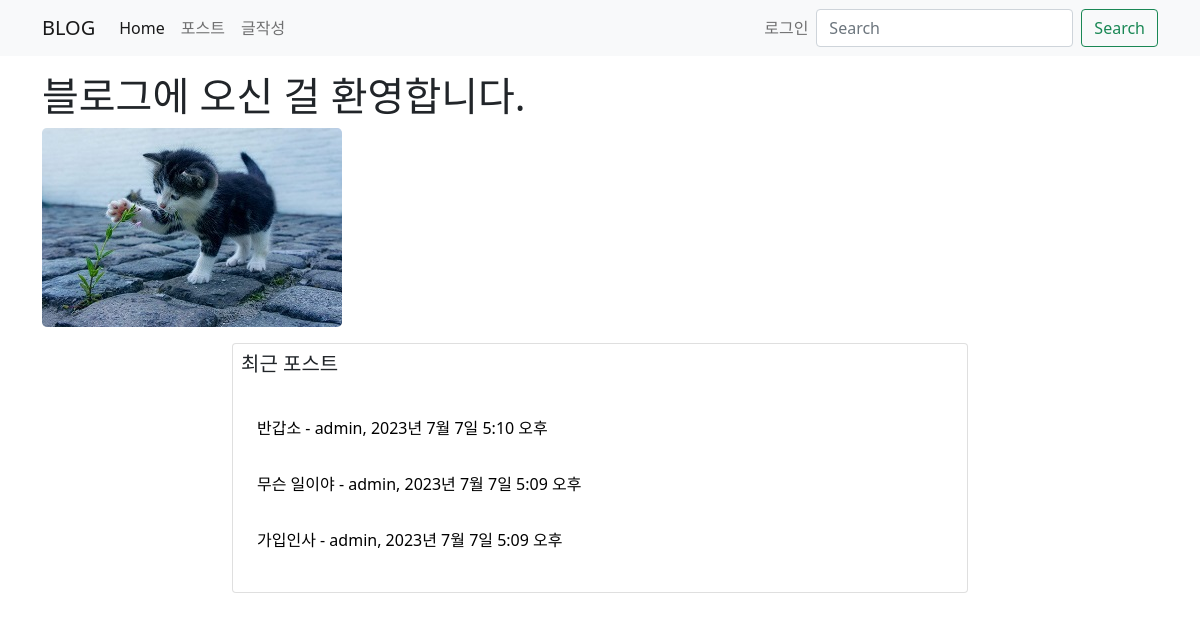
Before: / with the older database file.
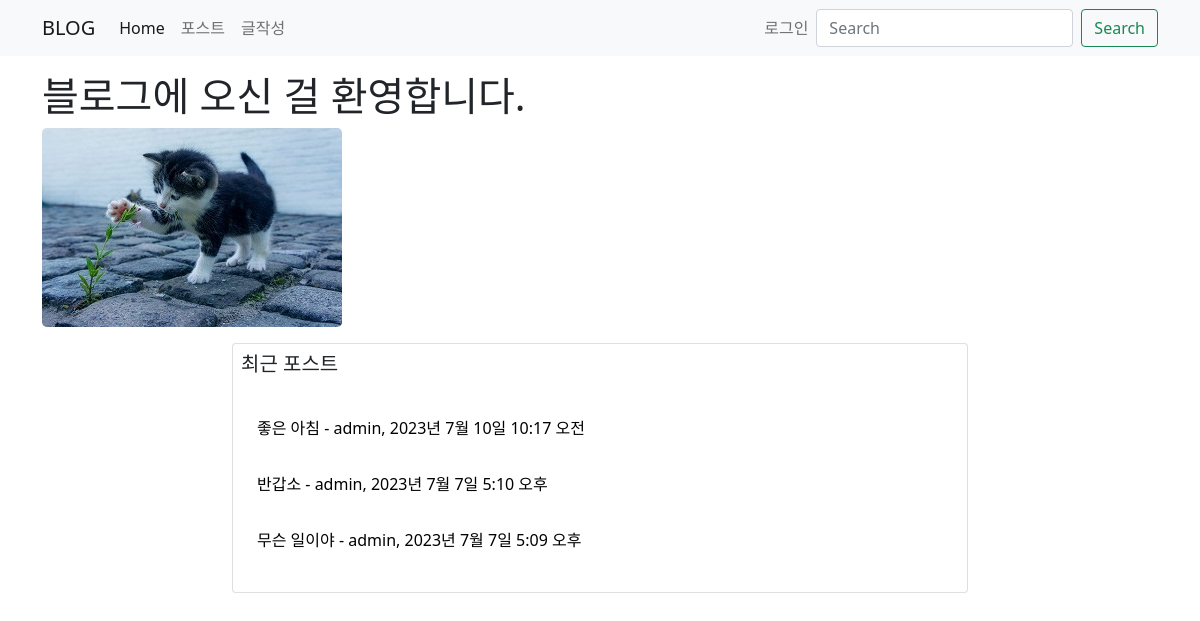
After: the same page with the newer database file.
### blog/models.py (models this page shows, shortened)
class Post(models.Model):
    title = models.CharField(max_length=100)
    content = models.TextField()
    pub_date = models.DateTimeField()
    author = models.ForeignKey(User, on_delete=models.CASCADE)
    modify_date = models.DateTimeField(null=True, blank=True)
    photo = models.ImageField(upload_to='blog/images/%Y/%m/%d/', null=True, blank=True) # null허용, 파일 첨부하지 않을 때도 OK
    file = models.FileField(upload_to='blog/files/%Y/%m/%d/', null=True, blank=True)
    category = models.ForeignKey(Category, null=True, blank=True, on_delete=models.SET_NULL)    # category가 삭제되도 Post field는 삭제되지 않도록

### blog/views.py (the view)
# urls.py: path('', views.index),
def index(request):
    new_post = Post.objects.order_by('-pub_date')[0:3]
    context = {
        'new_post': new_post,
    }
    return render(request, 'blog/index2.html', context)

### templates/blog/index2.html (shortened to what this page needs)
<!DOCTYPE html>
{% load static %}
<html lang="ko">
    <head>
        <link rel="stylesheet" href="{% static 'blog/css/bootstrap.css' %}">
    </head>
    <body>
        {% include 'navbar.html' %}
        <div class="container my-3">
            <h1>블로그에 오신 걸 환영합니다.</h1>
            <img src="{% static 'blog/images/cat.jpg' %}" alt="고양이" class="rounded-3">
            <div class="row my-3">
                <div class="col-2"></div>
                <div class="col-8 text-start rounded-3">
                    <div class="card">
                        <h5 class="card-title p-2">최근 포스트</h5>
                        <div class="card-body">
                            {% for post in new_post %}
                            <p class="card-content p-2">
                                <a href="{% url 'blog:detail' post.id %}" style="text-decoration: none; color: black;">
                                    {{ post.title }} - {{ post.author }}, {{ post.pub_date }}
                                </a>
                            </p>
                            {% endfor %}
                        </div>
                    </div>
                </div>
            </div>
        </div>
    </body>
</html>

Changed rows visible on the page:
no longer on this page (row unchanged): Post: title "가입인사", author "admin", pub_date "2023년 7월 7일 5:09 오후"
added Post: title "좋은 아침", author "admin", pub_date "2023년 7월 10일 10:17 오전"
